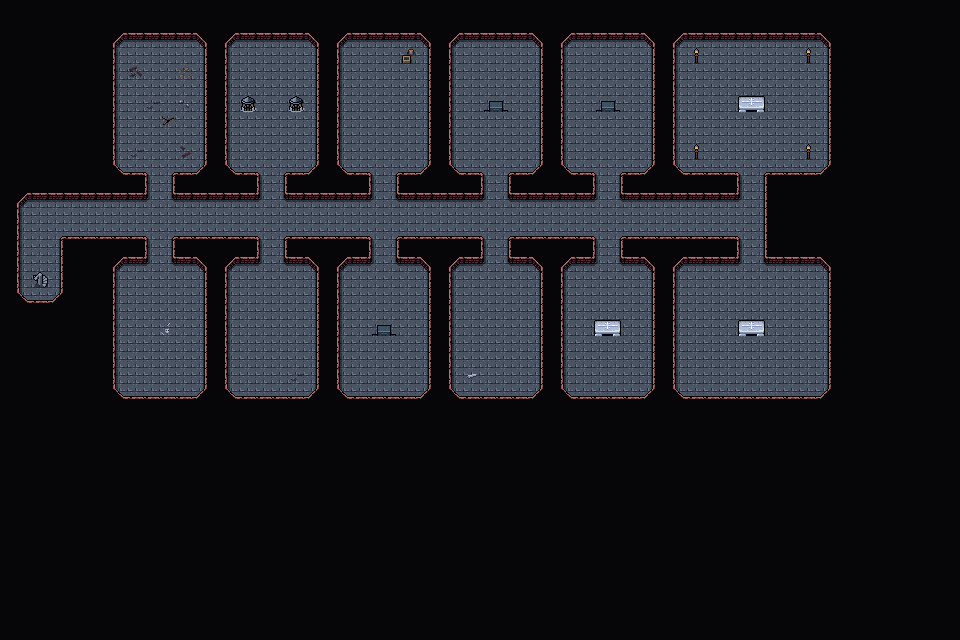

Below is a game level as drawn by its tile map, then a one-line description and the .tmx that defines it (tile-layer data replaced by summaries):
An orthogonal 60x40 tile map with 16x16 px tiles, 3 tile layers (Background, Walls, Clutter), 2 tilesets and 14 objects.

<map version="1.10" tiledversion="1.10.1" orientation="orthogonal" renderorder="right-down" width="60" height="40" tilewidth="16" tileheight="16" infinite="0" nextlayerid="8" nextobjectid="88">
 <editorsettings>
  <export target="wastetown..tmx" format="tmx" />
 </editorsettings>
 <tileset firstgid="1" source="../../tileset/main.tsx" />
 <tileset firstgid="10113" source="../../tileset/buildings.tsx" />
 <layer id="1" name="Background" width="60" height="40">
  <data>[2400 cells, 2400 non-empty, 1 distinct tile ids]</data>
 </layer>
 <layer id="2" name="Walls" width="60" height="40">
  <data>[2400 cells, 1959 non-empty, 14 distinct tile ids]</data>
 </layer>
 <layer id="3" name="Clutter" width="60" height="40">
  <properties>
   <property name="spriteLayer" type="bool" value="true" />
  </properties>
  <data>[2400 cells, 30 non-empty, 16 distinct tile ids]</data>
 </layer>
 <objectgroup id="4" name="Objects">
  <object id="66" template="../../obj/door_up.tx" x="35.2402" y="285.749">
   <properties>
    <property name="teleport" value="../common/maps/map/vampirecastle/vampirecastle_4B.tmx" />
    <property name="teleportObjectId" value="66" />
   </properties>
  </object>
  <object id="75" template="../../obj/treasure.tx" x="784.167" y="63.75" />
  <object id="76" template="../../obj/treasure.tx" x="704.5" y="64.6667" />
  <object id="77" template="../../obj/gold.tx" x="744.5" y="62.9167" />
  <object id="78" template="../../obj/enemy.tx" x="374.417" y="306.667">
   <properties>
    <property name="enemy" value="Vampire" />
   </properties>
  </object>
  <object id="79" template="../../obj/enemy.tx" x="744.5" y="143.954">
   <properties>
    <property name="effect">{ "startBattleWithCard": [ "Sengir Vampire|LEA|1", "Baron Sengir", "Vampiric Tutor" ]
}</property>
    <property name="enemy" value="Sorin" />
    <property name="reward">[
  {
    "type": "card",
    "probability": 1,
    "count": 1,
    "cardName": "Vampiric Tutor|VIS|1",
  },
  {
    "type": "item",
    "probability": 1,
    "count": 1,
    "itemName": "Sorin's Key",
  }
]
</property>
    <property name="speedModifier" type="float" value="20" />
    <property name="threatRange" type="int" value="50" />
   </properties>
  </object>
  <object id="80" template="../../obj/enemy.tx" x="601.124" y="138.781">
   <properties>
    <property name="enemy" value="Vampire Lord" />
   </properties>
  </object>
  <object id="81" template="../../obj/booster.tx" x="786.91" y="92.8676">
   <properties>
    <property name="reward">[
	{
		"type": "card",
		"probability": 0.5,
		"count": 1,
		"cardName": "Murder|PRM|1"
	},
	{
		"type": "card",
		"probability": 0.5,
		"count": 1,
		"cardName": "Vendetta|MMQ|1"
	},
	{
		"type": "card",
		"probability": 0.5,
		"count": 1,
		"cardName": "Sign in Blood|PRM|1"
	},
	{
		"type": "card",
		"probability": 0.5,
		"count": 1,
		"cardName": "Bone Harvest|MIR|1"
	},
	{
		"type": "card",
		"probability": 0.5,
		"count": 1,
		"cardName": "Dark Banishing|ICE|1"
	},
	{
		"type": "card",
		"probability": 0.5,
		"count": 1,
		"cardName": "Terror|LEA|1"
	},
	{
		"type": "card",
		"probability": 0.5,
		"count": 1,
		"cardName": "Diabolic Edict|PMEI|1"
	},
	{
		"type": "card",
		"probability": 0.5,
		"count": 1,
		"cardName": "Murder|PRM|1"
	},
	{
		"type": "card",
		"probability": 0.5,
		"count": 1,
		"cardName": "Vendetta|MMQ|1"
	},
	{
		"type": "card",
		"probability": 0.5,
		"count": 1,
		"cardName": "Sign in Blood|PRM|1"
	},
	{
		"type": "card",
		"probability": 0.5,
		"count": 1,
		"cardName": "Bone Harvest|MIR|1"
	},
	{
		"type": "card",
		"probability": 0.5,
		"count": 1,
		"cardName": "Dark Banishing|ICE|1"
	},
	{
		"type": "card",
		"probability": 0.5,
		"count": 1,
		"cardName": "Terror|LEA|1"
	},
	{
		"type": "card",
		"probability": 0.5,
		"count": 1,
		"cardName": "Diabolic Edict|PMEI|1"
	}
]</property>
   </properties>
  </object>
  <object id="82" template="../../obj/booster.tx" x="709.178" y="87.3152">
   <properties>
    <property name="reward">[
	{
		"type": "card",
		"probability": 0.5,
		"count": 1,
		"cardName": "Murder|PRM|1"
	},
	{
		"type": "card",
		"probability": 0.5,
		"count": 1,
		"cardName": "Vendetta|MMQ|1"
	},
	{
		"type": "card",
		"probability": 0.5,
		"count": 1,
		"cardName": "Sign in Blood|PRM|1"
	},
	{
		"type": "card",
		"probability": 0.5,
		"count": 1,
		"cardName": "Bone Harvest|MIR|1"
	},
	{
		"type": "card",
		"probability": 0.5,
		"count": 1,
		"cardName": "Dark Banishing|ICE|1"
	},
	{
		"type": "card",
		"probability": 0.5,
		"count": 1,
		"cardName": "Terror|LEA|1"
	},
	{
		"type": "card",
		"probability": 0.5,
		"count": 1,
		"cardName": "Diabolic Edict|PMEI|1"
	},
	{
		"type": "card",
		"probability": 0.5,
		"count": 1,
		"cardName": "Murder|PRM|1"
	},
	{
		"type": "card",
		"probability": 0.5,
		"count": 1,
		"cardName": "Vendetta|MMQ|1"
	},
	{
		"type": "card",
		"probability": 0.5,
		"count": 1,
		"cardName": "Sign in Blood|PRM|1"
	},
	{
		"type": "card",
		"probability": 0.5,
		"count": 1,
		"cardName": "Bone Harvest|MIR|1"
	},
	{
		"type": "card",
		"probability": 0.5,
		"count": 1,
		"cardName": "Dark Banishing|ICE|1"
	},
	{
		"type": "card",
		"probability": 0.5,
		"count": 1,
		"cardName": "Terror|LEA|1"
	},
	{
		"type": "card",
		"probability": 0.5,
		"count": 1,
		"cardName": "Diabolic Edict|PMEI|1"
	}
]</property>
   </properties>
  </object>
  <object id="83" template="../../obj/enemy.tx" x="709.178" y="228.9">
   <properties>
    <property name="enemy" value="Unholy Skull" />
    <property name="threatRange" type="int" value="50" />
    <property name="waypoints" value="80,81" />
   </properties>
  </object>
  <object id="84" template="../../obj/enemy.tx" x="145.615" y="224.273">
   <properties>
    <property name="enemy" value="Unholy Skull" />
    <property name="threatRange" type="int" value="50" />
    <property name="waypoints" value="80,81" />
   </properties>
  </object>
  <object id="85" template="../../obj/waypoint.tx" x="74.3597" y="227.049" />
  <object id="86" template="../../obj/manashards.tx" x="505.592" y="73.4344" />
  <object id="87" template="../../obj/manashards.tx" x="790.612" y="392.694" />
 </objectgroup>
</map>
